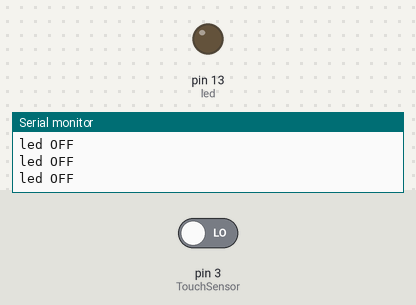
Bench run of a sketch on a simulated Arduino Uno, built with avr-gcc and run on an emulated ATmega328P. Parts: output pins drawn as LEDs (lit = HIGH), the last lines printed to the serial monitor. The inputs (shaded band) are chosen by the test bench; at power-on: pin 3 (TouchSensor) LOW.

Above: at 1.3 s.
1.4 s: pin 3 (TouchSensor) driven HIGH
At 2.5 s:
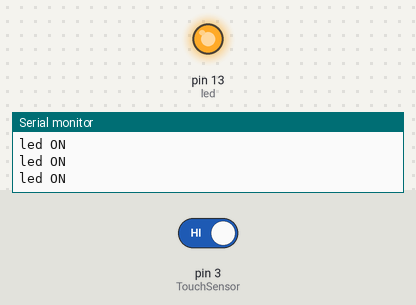
3.0 s: pin 3 (TouchSensor) driven LOW
At 3.7 s:
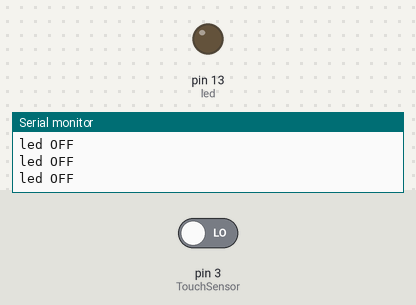
Timing chart, 0 to 6.0 s (numbered marks = the images above; inputs shaded):
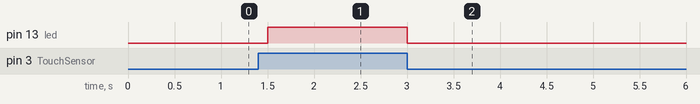

Measured:
- after the input at 1.4 s, pin 13 (led): LOW → HIGH after 0.10 s
- after the input at 3.0 s, pin 13 (led): HIGH → LOW at once

The sketch:

arduino_sensor_hw02.ino
```cpp
int TouchSensor = 3;
int led = 13;

void setup(){
  Serial.begin(9600);
  pinMode(led,OUTPUT);
  pinMode(TouchSensor, INPUT);
}

void loop(){

  if(digitalRead(TouchSensor)==HIGH)
  {
  digitalWrite(led,HIGH);
  Serial.println("led ON");
  }
  else
  {
  digitalWrite(led, LOW);
  Serial.println("led OFF");
}
delay(250);
}
```
